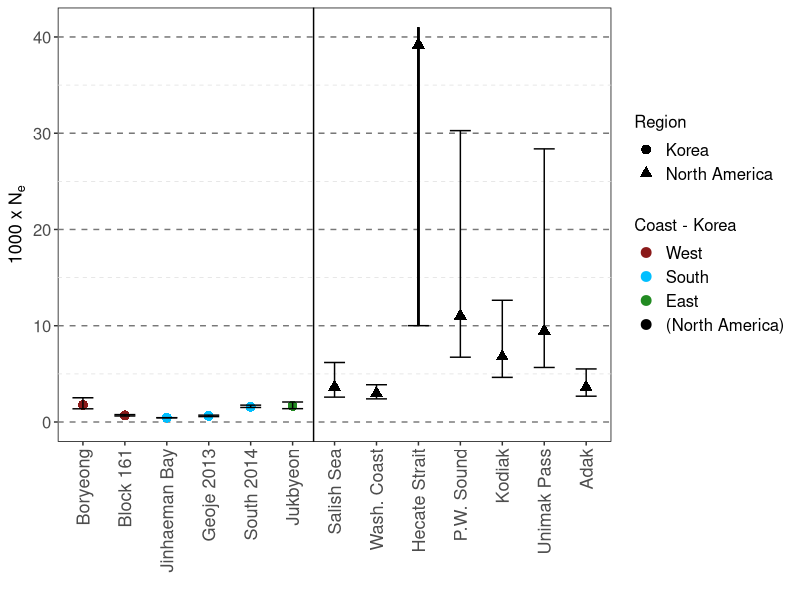
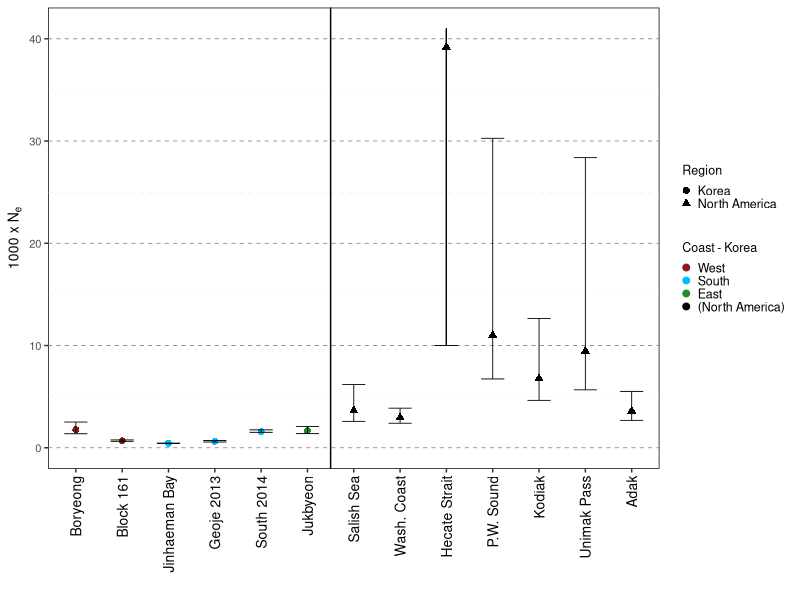

Write R code to recreate these figures, in order.
########### Fisher et al. Fig4 ##############
#
# Compare Pacific cod Ne estimates between Korean and N. American populations
#
# MF 5/9/2018
#
#############################################


# Load Packages -----------------------------------------------------------
library(readr)
library(tidyverse)
library(scales)
library(here)



# Read in Data ------------------------------------------------------------
mydata <- read_delim(here::here('results','pop-size',"Ne_KoreaMAF05_Alaska_corrected_bysite.txt"), "\t")



# Prepare Data for Graph --------------------------------------------------


# filter out individual sites when pooled across coast
plotdat <- mydata %>%
  filter(!(Site %in% c("Pohang", "Namhae"))) %>%
  filter(!(Site_ID %in% c("Geoje 2014","Jinhaeman Dec","Jinhaeman Feb")))


# assign coast designations
plotdat <- mutate(plotdat, coast= ifelse(Population=="North America", "(North America)",
                                         ifelse(Site %in% c('Block 161','Boryeong'), 'West',
                                                ifelse(Site == 'Jukbyeon','East','South'))))


# set infinite upper confidence level to max on graph (just for graphing)
plotdat$Ne1_lower[9] <- 43000

# order / arrange
plotdat$coast <- factor(plotdat$coast, levels=c("West","South","East","(North America)"))
site_order <- c("Boryeong", "Block 161", 
                "Jinhaeman Bay", "Geoje 2013", "South 2014",
                "Jukbyeon",
                "Salish Sea",
                "Wash. Coast", "Hecate Strait",
                "P.W. Sound", "Kodiak",
                "Unimak Pass","Adak")




# Graph Ne ----------------------------------------------------------------

#################### plotting function to squish axis ####################
squish_trans <- function(from, to, factor) {
  
  trans <- function(x) {
    
    # get indices for the relevant regions
    isq <- x > from & x < to
    ito <- x >= to
    
    # apply transformation
    x[isq] <- from + (x[isq] - from)/factor
    x[ito] <- from + (to - from)/factor + (x[ito] - to)
    
    return(x)
  }
  
  inv <- function(x) {
    
    # get indices for the relevant regions
    isq <- x > from & x < from + (to - from)/factor
    ito <- x >= from + (to - from)/factor
    
    # apply transformation
    x[isq] <- from + (x[isq] - from) * factor
    x[ito] <- to + (x[ito] - (from + (to - from)/factor))
    
    return(x)
  }
  
  # return the transformation
  return(trans_new("squished", trans, inv))
}
###########################################################


# save as png
png(here::here('results','Figure4.png'), res=100, height=550,width=600)
ggplot(plotdat, aes(x=factor(Site_ID, levels=site_order), y=Ne1)) +
  geom_point(aes(pch = Population, col=coast), size = 3)+
  geom_errorbar(aes(ymin=Ne1_lower, ymax = Ne1_upper), size = 0.5, width=0.5)+
  geom_segment(aes(x=9,xend=9,y=10007,yend=39188)) +
  geom_segment(aes(x=9,xend=9,y=39188,yend=41000)) +
  ylab(expression("1000 x N"["e"])) +
  xlab("") +
  scale_y_continuous(limits=c(0,41000), breaks = seq(0,40000, 10000), labels = c("0", "10", "20", "30", "40")) +
  scale_color_manual(values=c("firebrick4","deepskyblue","forestgreen",'black'), name="Coast - Korea") +
  scale_shape_manual(name="Region", values=c(16,17)) +
  geom_vline(xintercept=6.5) +
  theme(axis.text.x=element_text(angle=90, hjust = 1, vjust=0.5, size = 13),
        axis.title.y=element_text(size=13),
        axis.text.y=element_text(size = 12),
        legend.key = element_blank(),
        legend.text = element_text(size=12, family="sans"),
        legend.title= element_text(size=12, family="sans"),
        panel.background = element_rect(fill="white",
                                        linetype=1,
                                        color="black"),
        panel.grid.major.y = element_line(colour="grey47", linetype = 2),
        panel.grid.minor.y = element_line(colour="grey87", linetype = 2),
        panel.grid.minor.x = element_blank(),
        panel.grid.major.x = element_blank())
dev.off()



# save as high-res PDF
fig4 <- ggplot(plotdat, aes(x=factor(Site_ID, levels=site_order), y=Ne1)) +
  geom_point(aes(pch = Population, col=coast), size = 2)+
  geom_errorbar(aes(ymin=Ne1_lower, ymax = Ne1_upper), size = 0.3, width=0.5)+
  geom_segment(aes(x=9,xend=9,y=10007,yend=39188), size=0.3) +
  geom_segment(aes(x=9,xend=9,y=39188,yend=41000), size=0.3) +
  ylab(expression("1000 x N"["e"])) +
  xlab("") +
  scale_y_continuous(limits=c(0,41000), breaks = seq(0,40000, 10000), labels = c("0", "10", "20", "30", "40")) +
  scale_color_manual(values=c("firebrick4","deepskyblue","forestgreen",'black'), name="Coast - Korea") +
  scale_shape_manual(name="Region", values=c(16,17)) +
  geom_vline(xintercept=6.5) +
  theme(axis.text.x=element_text(angle=90, hjust = 1, vjust=0.5, size = 10, color="black"),
        axis.title.y=element_text(size=10),
        axis.text.y=element_text(size = 8),
        legend.key = element_blank(),
        legend.key.size = unit(0.2, "cm"),
        legend.text = element_text(size=9, family="sans"),
        legend.title= element_text(size=9, family="sans"),
        panel.background = element_rect(fill="white",
                                        linetype=1,
                                        color="black"),
        panel.grid.major.y = element_line(colour="grey47", linetype = 2, size = 0.25),
        panel.grid.minor.y = element_line(colour="grey87", linetype = 2, size = 0.1),
        panel.grid.minor.x = element_blank(),
        panel.grid.major.x = element_blank())
ggsave(here::here('results','Figure4.pdf'), plot=fig4, device="pdf", dpi=600, height=2000,width=2400, units="px")


